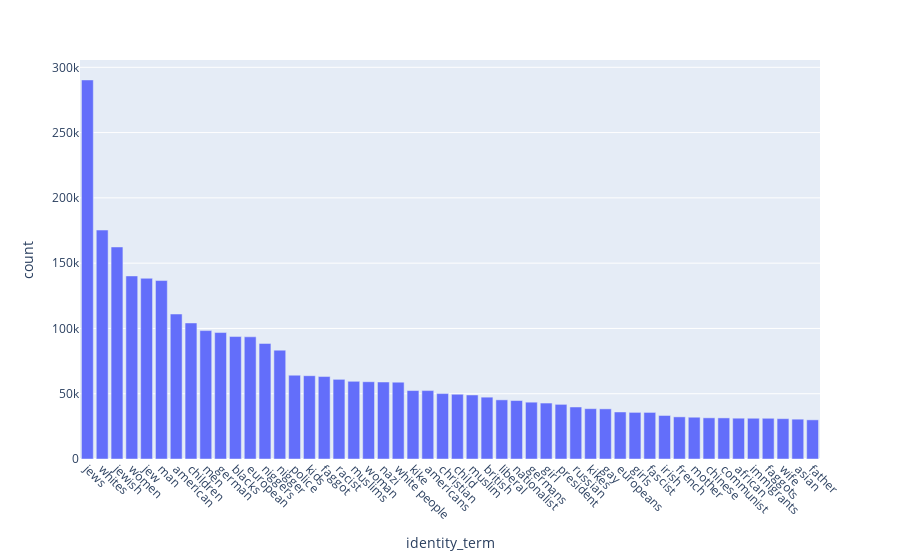

Notebook source saved alongside this figure:
### Markdown cell above
## Total matches

### Code cell
exp = data.explode('netmapper_identity_matches')
# freq = pd.DataFrame(exploded.netmapper_identity_matches.value_counts(), columns=['term', 'count'])

freq = exp.netmapper_identity_matches.value_counts().to_frame(name='count').reset_index(names='identity_term')
freq.head(20)

import plotly.express as px
pd.options.plotting.backend = 'plotly'

fig = px.bar(freq.head(50), x='identity_term', y='count')
fig.update_xaxes(tickangle=45)

### Figure 1 — Plotly figure (JSON) as saved in the notebook; plotly's stock layout.template omitted (floating-point values rounded to 4 significant figures)
{"data": [{"alignmentgroup": "True", "hovertemplate": "identity_term=%{x}<br>count=%{y}<extra></extra>", "legendgroup": "", "marker": {"color": "#636efa", "pattern": {"shape": ""}}, "name": "", "offsetgroup": "", "orientation": "v", "showlegend": false, "textposition": "auto", "type": "bar", "x": ["jews", "whites", "jewish", "women", "jew", "man", "american", "children", "men", "german", "blacks", "european", "niggers", "nigger", "police", "kids", "faggot", "racist", "muslims", "woman", "nazi", "white people", "kike", "americans", "christian", "child", "muslim", "british", "liberal", "nationalist", "germans", "girl", "president", "russian", "kikes", "gay", "europeans", "girls", "fascist", "irish", "french", "mother", "chinese", "communist", "african", "immigrants", "faggots", "wife", "asian", "father"], "xaxis": "x", "y": [290316, 175353, 162389, 140214, 138404, 136672, 111053, 104190, 98357, 96852, 93778, 93585, 88498, 83387, 64181, 63801, 63143, 61015, 59475, 59183, 58969, 58859, 52429, 52400, 50097, 49587, 49051, 47361, 45307, 44778, 43515, 42863, 41851, 39838, 38547, 38406, 36018, 35709, 35683, 33333, 32265, 31999, 31538, 31481, 31257, 31207, 31187, 30899, 30503, 29990], "yaxis": "y"}], "layout": {"autosize": true, "barmode": "relative", "legend": {"tracegroupgap": 0}, "margin": {"t": 60}, "xaxis": {"anchor": "y", "autorange": true, "domain": [0, 1], "range": [-0.5, 49.5], "tickangle": 45, "title": {"text": "identity_term"}, "type": "category"}, "yaxis": {"anchor": "x", "autorange": true, "domain": [0, 1], "range": [0, 305600.0], "title": {"text": "count"}, "type": "linear"}}}
